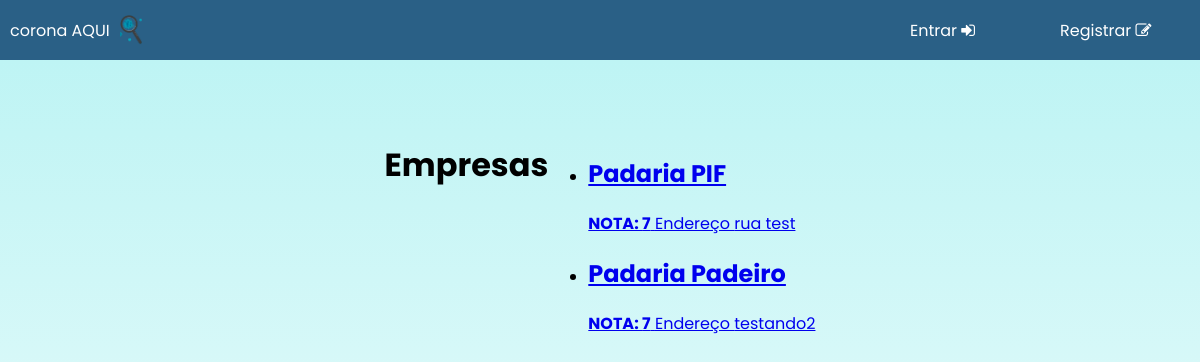
The page /registros/ on the database as committed earlier.
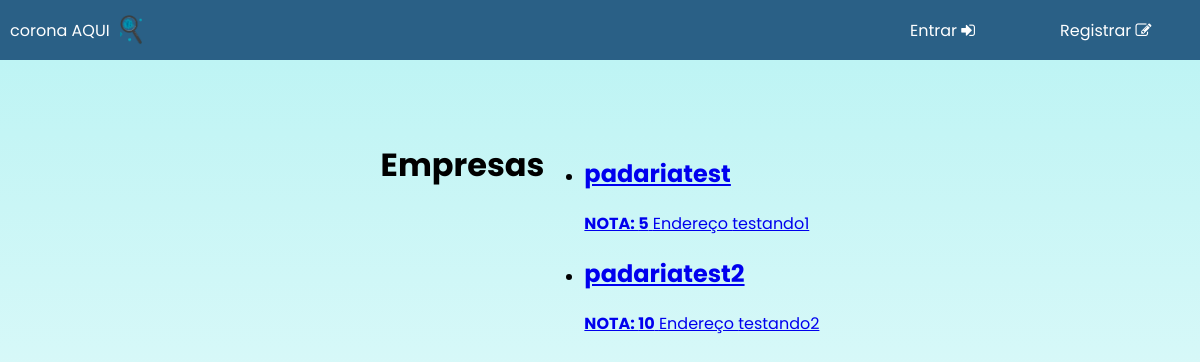
The same page on the database as committed later.
### registros/models.py (models this page shows, shortened)
class Empresas(models.Model):
    id = models.AutoField(auto_created=True, primary_key=True, serialize=False, verbose_name='ID')
    address = models.CharField(max_length=200)
    name = models.CharField(max_length=101)
    grade = models.IntegerField()
    longitude = models.FloatField(default='0.00')
    latitude = models.FloatField(default='0.00')

### registros/views.py (the view)
# urls.py: path('', homepage.index),
def index(request):
    return render(request, "registros/index.html", {
        "empresas": Empresas.objects.all()
    })

### registros/templates/registros/index.html (shortened to what this page needs)
{% extends "registros/layout.html" %}
{% block body %}
    <h1>Empresas</h1>
    <ul>
        {% for empresa in empresas %}
            <li><h2>
                <a href="{% url 'avaliacao' empresa.id %}">
                {{ empresa.name }} </h2><b>NOTA: {{ empresa.grade }}</b> Endereço {{ empresa.address }}
            </li>
            {% endfor %}
    </ul>
{% endblock %}

Rows that differ between the two databases and show on the page:
removed Empresas: name "Padaria PIF", grade "7", address "rua test"
removed Empresas: name "Padaria Padeiro", grade "7", address "testando2"
added Empresas: name "padariatest", grade "5", address "testando1"
added Empresas: name "padariatest2", grade "10", address "testando2"
